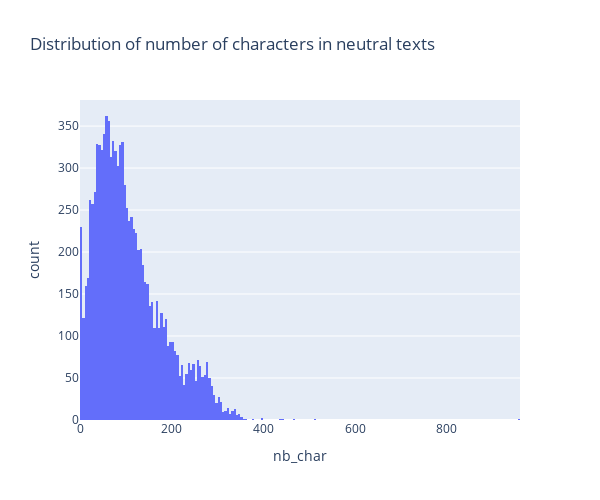

Notebook code cell kept with this figure:
### Code cell
fig_hist_neu = px.histogram(neutral_df, x="nb_char", title=" Distribution of number of characters in neutral texts")
fig_hist_neu.update_layout(width=600, height=500)

### Figure 1 — Plotly figure (JSON) as saved in the notebook; plotly's stock layout.template omitted (floating-point values rounded to 4 significant figures; data arrays with more than 128 entries replaced by an {"elided": "..."} marker saying what was removed)
{"data": [{"alignmentgroup": "True", "bingroup": "x", "hovertemplate": "nb_char=%{x}<br>count=%{y}<extra></extra>", "legendgroup": "", "marker": {"color": "#636efa", "pattern": {"shape": ""}}, "name": "", "offsetgroup": "", "orientation": "v", "showlegend": false, "type": "histogram", "x": {"elided": "10284 int values"}, "xaxis": "x", "yaxis": "y"}], "layout": {"barmode": "relative", "height": 500, "legend": {"tracegroupgap": 0}, "title": {"text": " Distribution of number of characters in neutral texts"}, "width": 600, "xaxis": {"anchor": "y", "domain": [0, 1], "title": {"text": "nb_char"}}, "yaxis": {"anchor": "x", "domain": [0, 1], "title": {"text": "count"}}}}
